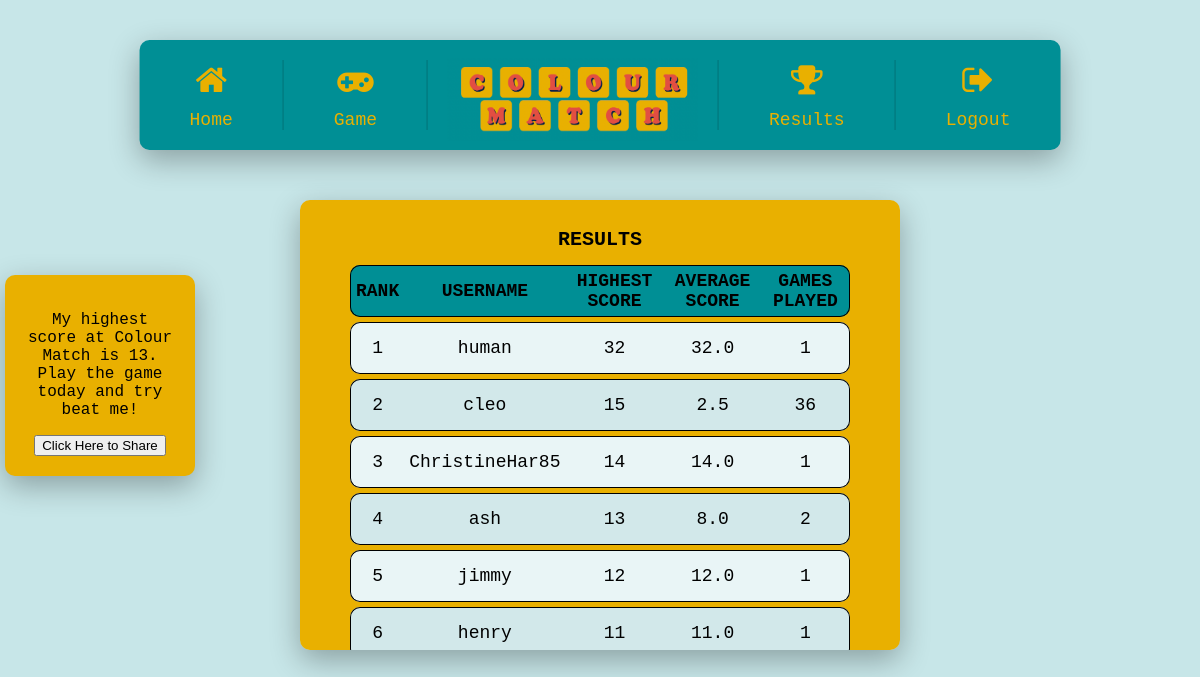
/score (signed in), run on the app's committed database.
### app/models.py (models this page shows, shortened)
class User(UserMixin, db.Model):
    id = db.Column(db.Integer, primary_key=True)
    username = db.Column(db.String(64), index=True, unique=True)
    email = db.Column(db.String(128), index=True, unique=True)
    password_hash = db.Column(db.String(128))

### app/routes.py (the view)
@app.route('/score')
@login_required
def score():
    xx=db.session.query(User.username, func.max(Score.points), func.count(Score.user_id), func.round(func.avg(Score.points),1) ).filter(User.id==Score.user_id).group_by(Score.user_id).order_by(func.max(Score.points).desc()).limit(10).all()
    highest_score= db.session.query(func.max(Score.points)).filter(Score.user_id==current_user.id).first()
    return render_template('score.html', title='Scores', res=xx, highest_score= highest_score)

### app/models.py (called while the page is built)
@login.user_loader
def load_user(id):
    return User.query.get(int(id))

### app/templates/score.html (shortened to what this page needs)
{% extends "base.html" %}
{% block content %}
        <h1 class = 'center' id = 'resultsheader'> RESULTS </h1>
    <table id = 'rankings' class = "center" >
        <thead id = 'info_font'>
            <tr>
                <th> Rank </th>
                <th> Username</th>
                <th>Highest Score</th>
                <th>Average Score</th>
                <th> Games Played</th>
            </tr>
        </thead>
        <tbody id = 'info_font'>
            {% for i in res %}
            <tr>
                <td class="count"> </td>
                <td> {{ i[0] }}</td>
                <td> {{ i[1] }}</td>
                <td> {{ i[3] }}</td>
                <td> {{ i[2] }}</td>
            </tr>
            {% endfor %}
        </tbody>
    </table>
{% endblock %}
{%block sharing%}
<p id = 'high_sc'> My highest score at Colour Match is {{highest_score[0]}}.
    Play the game today and try beat me!
</p>
<button id="copy_btn" onclick=copyTextFunc()>Click Here to Share</button>
{% endblock %}

### app/static/styles/base.css (style rules this page uses)
body { margin: 0; padding: 0; font-family: "Lucida Console", monospace; background: #C7E6E8; }
.center { text-align: center; }
#info_font { font-family: "Lucida Console", monospace; font-size: 18px; }
table { position:relative; top:-40px; border-collapse: separate; border-spacing: 0 5px; text-align: center; counter-reset: section; height:300px; display:block; }
.count:before { counter-increment: section; content: counter(section); }
thead { background-color: #008f95; color: black; font-size: 0.875rem; text-transform: uppercase; letter-spacing: 2%; }
h1.center { text-align: center; }
#resultsheader { position:relative; top:-35px; font-family: "Lucida Console", monospace; font-size: 20px; }
th,td { border: solid 1px #000; border-style: solid none; padding: 5px; height: 40px }
td:first-child { border-left-style: solid; border-top-left-radius: 10px; border-bottom-left-radius: 10px; }
td:last-child { border-right-style: solid; border-bottom-right-radius: 10px; border-top-right-radius: 10px; }
th:first-child { border-left-style: solid; border-top-left-radius: 10px; border-bottom-left-radius: 10px; }
th:last-child { border-right-style: solid; border-bottom-right-radius: 10px; border-top-right-radius: 10px; }
tbody tr:nth-child(odd) { background-color: #E9F5F6; }
tbody tr:nth-child(even) { background-color: #D2E8EA; }

### data on the page
User: username "human", i "32", i "32.0", i "1"
User: username "cleo", i "15", i "2.5", i "36"
User: username "ChristineHar85", i "14", i "14.0", i "1"
User: username "ash", i "13", i "8.0", i "2"
User: username "jimmy", i "12", i "12.0", i "1"
User: username "henry", i "11", i "11.0", i "1"

### other printed values
{{ highest_score[0] }} "13"
